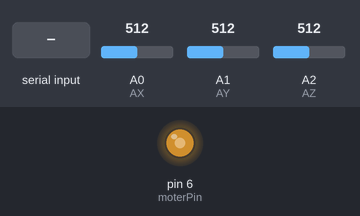
The sketch below on a simulated Arduino Uno, built with avr-gcc and run on an emulated ATmega328P. Parts: output pins drawn as LEDs (lit = HIGH). The inputs (shaded band) are chosen by the test bench; at power-on: A0 (AX) = 512, A1 (AY) = 512, A2 (AZ) = 512. What the sketch prints to the serial monitor is not drawn.

Above: at 0.29 s.
At 0.74 s:
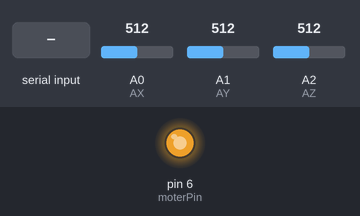
1.3 s: "A" received over Serial
Timing chart, 0 to 4.3 s (numbered marks = the images above; inputs shaded):
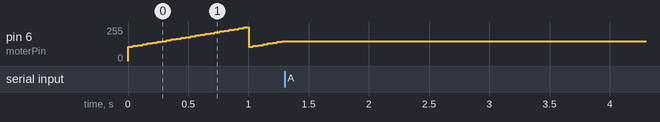

Measured:
- after the input at 1.3 s, pin 6 (moterPin): stays 150/255 (without the input it goes to 156/255 after 0.02 s)

The sketch:

accelmoter3.ino
```cpp
#include <TimerOne.h>
//タイマー割り込みの関係でデジタルピンの9と10番ピンは使えない

#define AX 0
#define AY 1
#define AZ 2
#define ST 108
#define FI 255
#define PWM_DERAY 40

#define moterPin 6 // 9,10以外のピン

signed short x = 0, y = 0, z = 0;
unsigned long t_accel = 0;
unsigned long t0 = 0;
int tmp = ST;


void setup()
{
  Serial.begin(115200);
  pinMode(moterPin, OUTPUT);

  Timer1.initialize();
  Timer1.attachInterrupt(accelread, 2000);
}

void mywrite(short src) {
  Serial.write((src & 0xFF00) >> 8);
  Serial.write(src & 0xFF);
}

void t_mywrite(long src) {
  Serial.write((src & 0xFF000000) >> 24);
  Serial.write((src & 0xFF0000) >> 16);
  Serial.write((src & 0xFF00) >> 8);
  Serial.write(src &  0xFF);
}

void accelread() {

  x = analogRead(AX); //100マイクロ秒
  y = analogRead(AY); //100マイクロ秒
  z = analogRead(AZ); //100マイクロ秒

  t_accel = micros();
  t_accel = t_accel / 1000;

  x = map(x, 0, 1023, 0, 5000) - 2500;
  y = map(y, 0, 1023, 0, 5000) - 2500;
  z = map(z, 0, 1023, 0, 5000) - 2500;

  //WAA006のsenb  加速度送信用ヘッダ
  Serial.write(0x73);
  Serial.write(0x65);
  Serial.write(0x6E);
  Serial.write(0x62);

  //時間送信
  t_mywrite(t_accel);

  //加速度データ送信
  mywrite(x);
  mywrite(y);
  mywrite(z);

  //終端マーク
  Serial.write(0xC1);

  if ( Serial.available() > 0 ) {
    if ( Serial.read() == 'A' ) {
      while (1) {
        if (Serial.read() == 'B') {
          break;
        }
      }
    }
  }
}


void vibmoter() {

  if(millis() - t0 < PWM_DERAY){
    analogWrite( moterPin, tmp );
  }else{
    t0 = millis();
    tmp += 6;
    analogWrite( moterPin, tmp );
  }

  if(tmp >= FI){
    tmp = ST;
  }
}

void loop()
{
  vibmoter();
}
```
